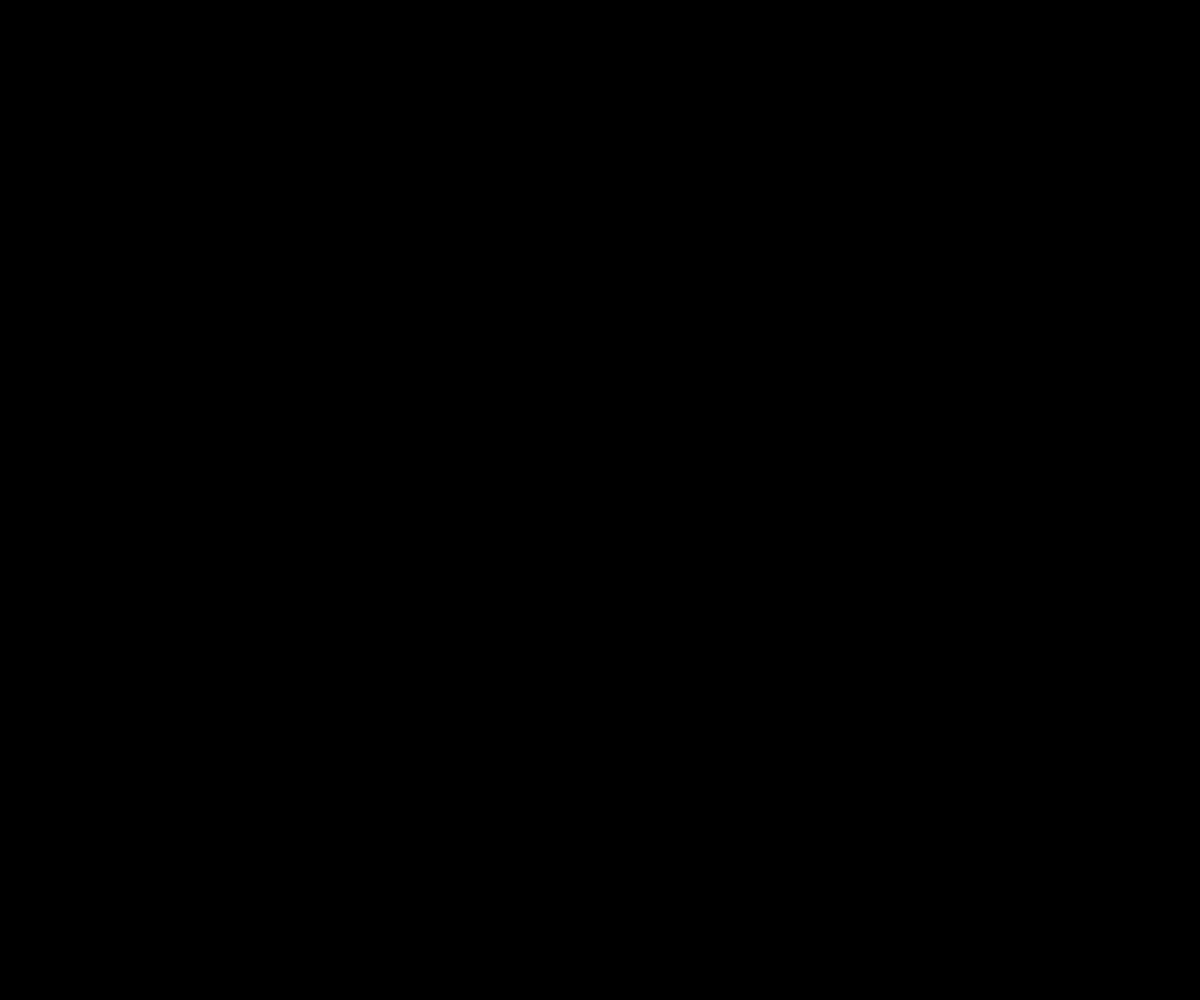
Frame 1 (no input)
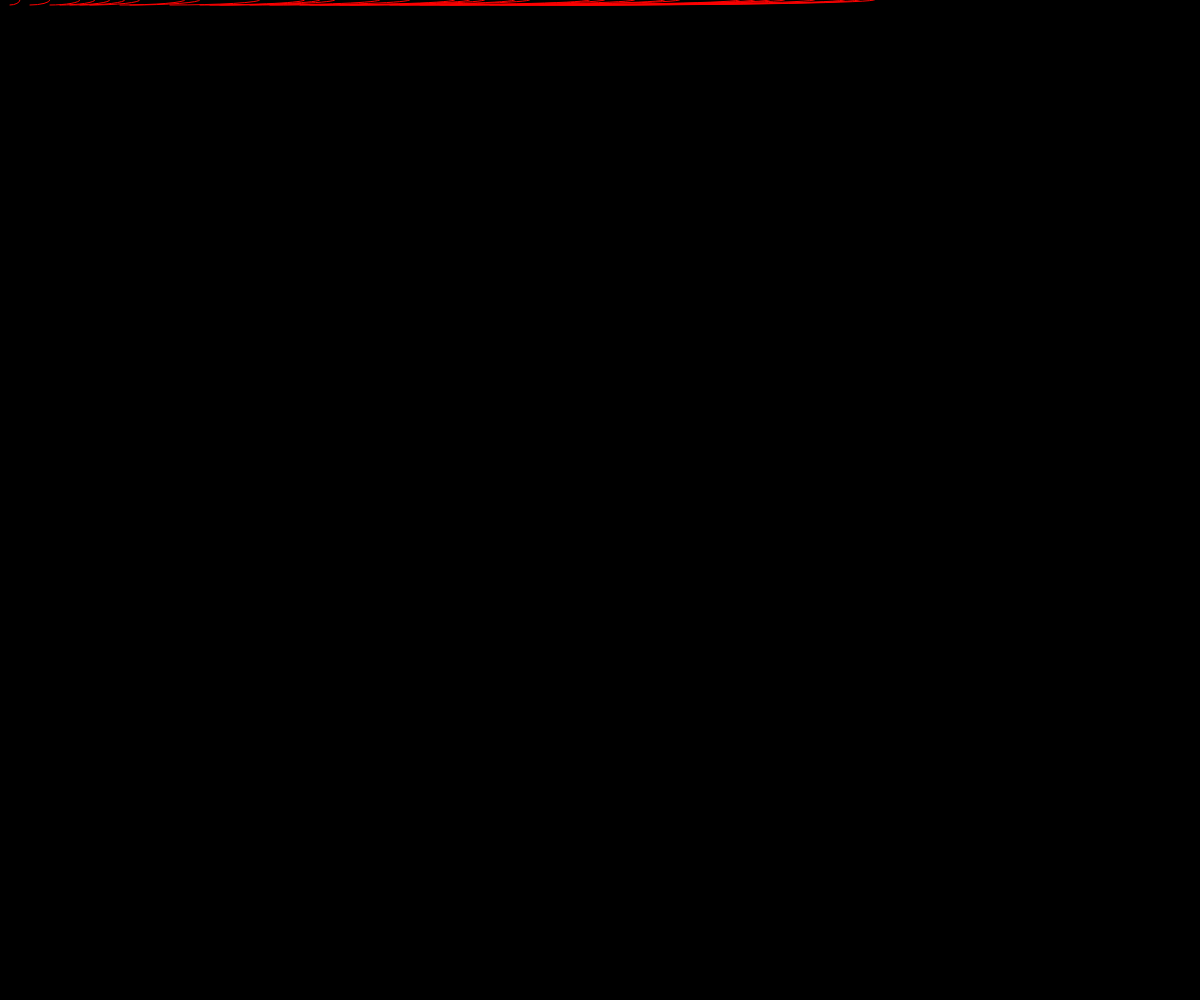
Frame 60 (no input)
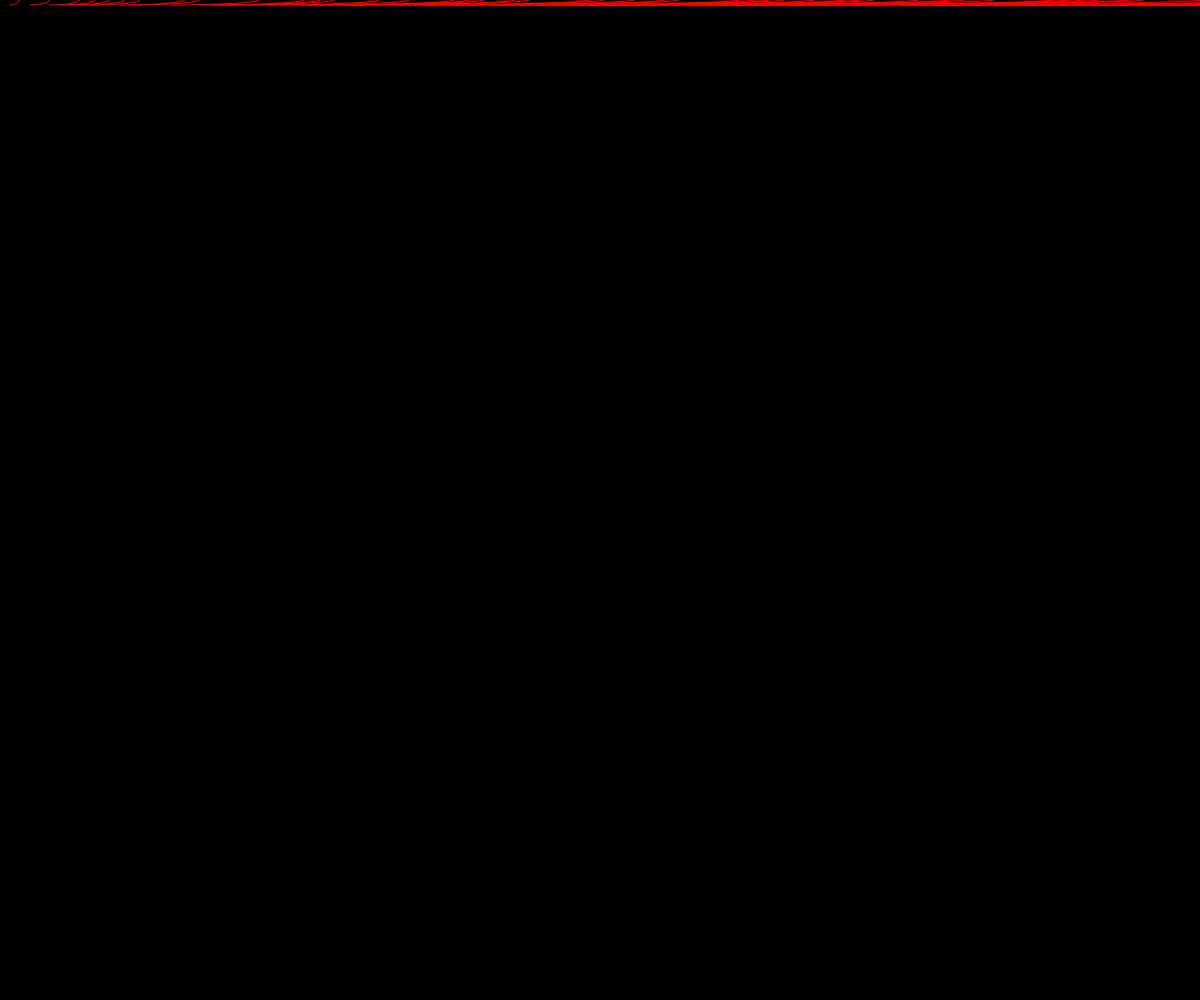
Frame 120 (the mouse pressed at the canvas centre since frame 60)

The p5.js sketch that drew these frames (run headless with seeded random() and noise() and a simulated clock; from frame 60 on, the mouse is pressed at the canvas centre):

// p5.js sketch
// ── sketch.js
let x = 0;
let y = 0;
let spacing = 10;
let col = 0;
let inc = 5;

function setup() {
    createCanvas (windowWidth, windowHeight);
    background(0);
    colorMode(HSB);
    noFill();
    //rectMode(CENTER);
}

function draw() {
    
    //choose which type of rectangle to draw
    stroke(col, 255, 255);
    if (random(1) < 0.50) {
        arc(x, y, x + spacing, y + spacing, 0, HALF_PI);    
    } else {
        arc(x, y + spacing, x + spacing, y, 0, HALF_PI);
    }
    
    //change position of next rectangle drawn, and the colour
    x = x + spacing;
    
    if (x >= width) {
        x = 0;
        y = y + spacing;
        col = col + inc;
        if (col > 255 || col < 0) {
            inc = inc*-1;
        }
    }
    
    //if screen is filled, fade the image and begin again
    if (y >= height) {
        y = 0;
        fill(0, 0, 0, 0.2);
        noStroke();
        rect(0, 0, windowWidth, windowHeight);
        noFill();
    }
}
